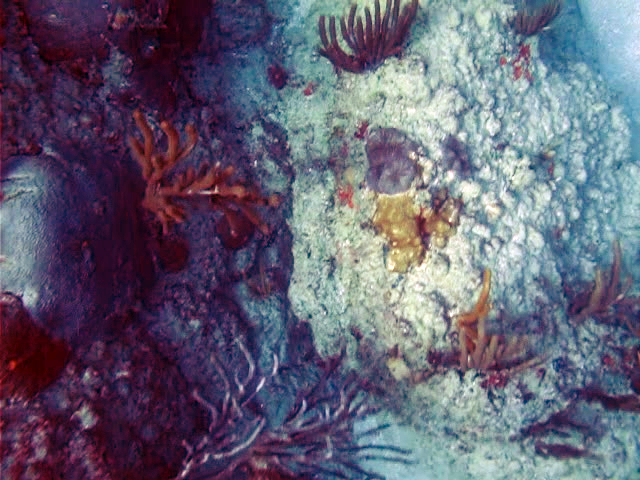
#> input picture FotoCoral1.jpg, 640 x 480 px
$ python K-means.py
#> lines starting #> are read from the running program, lines starting #| are printed output that depends on the picture
import matplotlib.pyplot as plt
from mpl_toolkits.mplot3d import Axes3D
import cv2
import numpy as np
from sklearn.cluster import KMeans
from sklearn import metrics
from scipy.spatial.distance import cdist
from PIL import Image

img2 = cv2.imread("../FotoCoral1.jpg")
#> img2 is the input picture: shape (480, 640, 3); mean B, G, R 115.3, 97.2, 99.4
img = cv2.cvtColor(img2, cv2.COLOR_BGR2HSV)
#> img: shape (480, 640, 3); mean H, S, V 114.8, 102.8, 122.5
imgGray = cv2.cvtColor(img2, cv2.cv2.COLOR_BGR2GRAY)
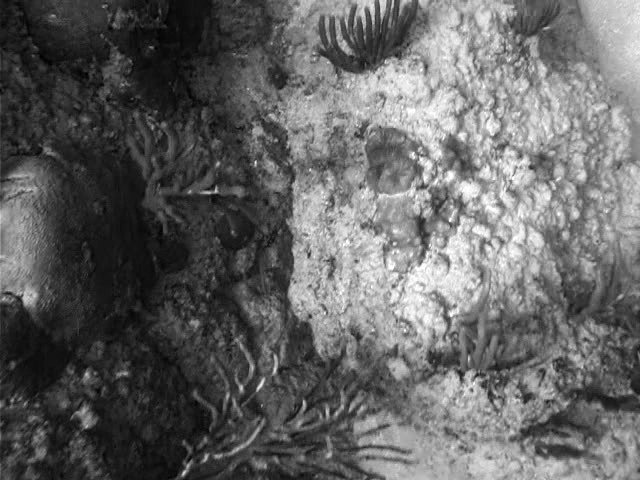
#> imgGray: shape (480, 640); min 0, max 255, mean 99.9
# [66 lines of commented-out code are left out]


height, width = imgGray.shape
#> height = 480; width = 640
imageLBP = np.zeros((height,width),dtype = np.uint8)
for i in range(0,height,1):
    for j in range(0,width,1):
        pot = 1
        for x in range(i-1,i+2):
            for y in range(j-1,j+2,1):
                if x < 0 or y < 0 or x >= height or y >= width:
                    pot *= 2
                    continue
                elif x == i and y == j:
                    continue
                elif imgGray[x,y] >= imgGray[i,j]:
                    imageLBP[i,j] += pot
                    pot *= 2
                else:
                    pot *= 2
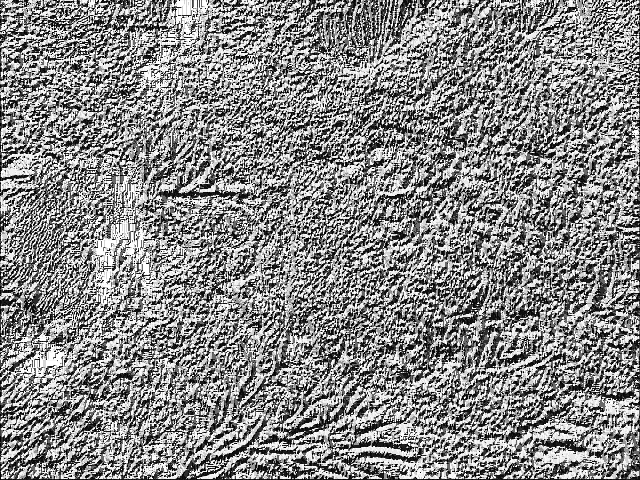
#> imageLBP: shape (480, 640); min 0, max 255, mean 136.4
imageLBP2 = Image.fromarray(imageLBP, 'L')
# cv2.imshow("LBP Image", imageLBP)
# cv2.waitKey(0)
imageLBP2.show()

vectorized3 = img
vectorized3[:,:,2] = imageLBP
#> vectorized3: shape (480, 640, 3); mean H, S, V 114.8, 102.8, 136.4
vectorized32 = np.zeros((height*width,3))
for i in range(0,height,1):
    for j in range(0,width,1):
        vectorized32[(i)*width + j,0] = vectorized3[i,j,0]
        vectorized32[(i)*width + j,1] = vectorized3[i,j,1]
        vectorized32[(i)*width + j,2] = vectorized3[i,j,2]
vectorized32 = np.float32(vectorized32)

criteria = (cv2.TERM_CRITERIA_EPS + cv2.TERM_CRITERIA_MAX_ITER, 10, 1.0)
K = 7
attempts=10
for K in range(3,6,1):
    ret,label,center=cv2.kmeans(vectorized32,K,None,criteria,attempts,cv2.KMEANS_PP_CENTERS)
    # center = np.uint8(center)
    # res = center[label.flatten()]
    # result_image = res.reshape((height,width,3))
    label.reshape(-1,2)
    Hdiv = 255//K
    result_image = img
    print(label)
    for i in range(0,height,1):
        for j in range(0,width,1):
            result_image[i,j,0] = Hdiv*(label[(i)*width + j]+1)
    result_image[:,:,1:2] = 128
    # result_image = cv2.merge((result_image[:,:,0],result_image[:,:,1],img[:,:,2]))
    cv2.imshow("K-means with K=%i" % K,cv2.cvtColor(result_image,cv2.COLOR_HSV2BGR))
#> this loop made 3 passes
#> ret on passes 1 to 3: 1.47e+09, 1.02e+09, 843146355
#> (printed output is left out)
#> pass 1, `cv2.imshow("K-means with K=%i" % K,cv2.cvtColor(result_image,cv2.COLOR..`:
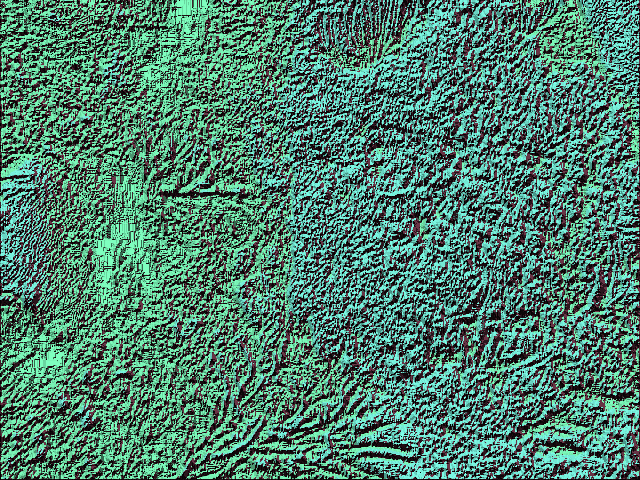
#> window 'K-means with K=3': shape (480, 640, 3); mean B, G, R 109.4, 126.2, 77.6
#> pass 2, `cv2.imshow("K-means with K=%i" % K,cv2.cvtColor(result_image,cv2.COLOR..`:
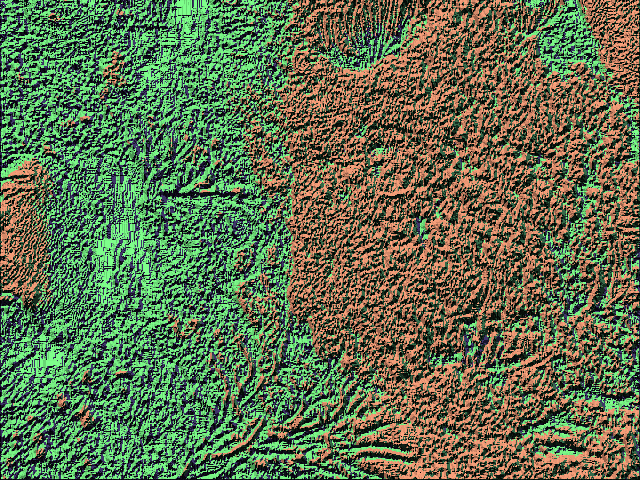
#> window 'K-means with K=4': shape (480, 640, 3); mean B, G, R 78.7, 111.3, 96
#> after the loop: result_image: shape (480, 640, 3); mean H, S, V 148.2, 128, 136.4

cv2.waitKey(0)
